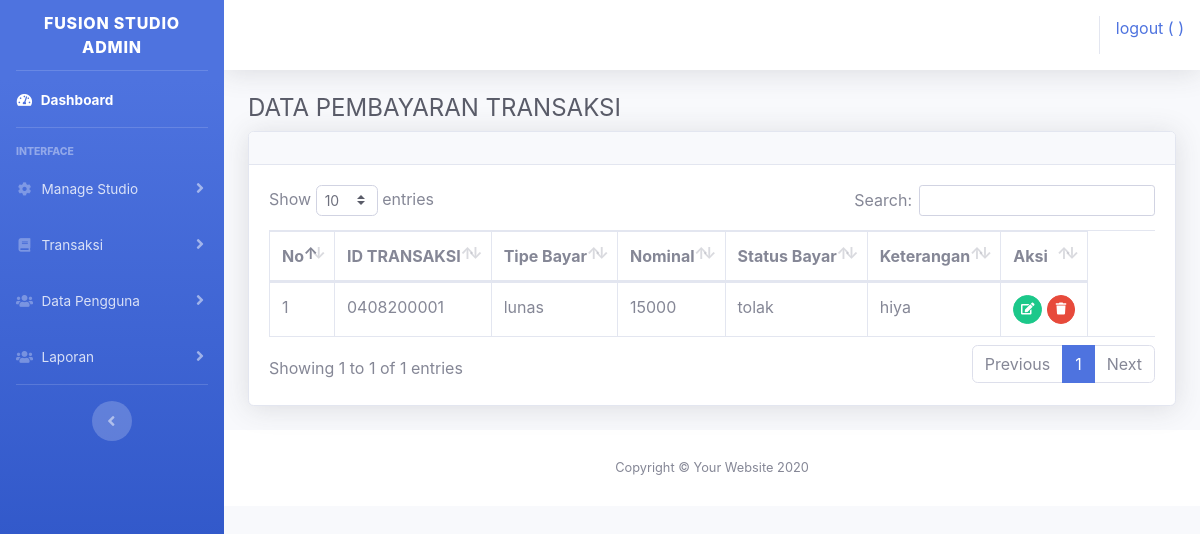
The page /index.php/admin/pembayaran on the database its author committed.
### tables this page shows
CREATE TABLE `bayar` (
  `id_bayar` int(11) NOT NULL AUTO_INCREMENT,
  `id_transaksi` varchar(15) DEFAULT '',
  `tipe_bayar` enum('dp','lunas') DEFAULT NULL,
  `nominal_bayar` int(11) DEFAULT NULL,
  `status_bayar` enum('tolak','terima','peninjauan') DEFAULT 'peninjauan',
  `bukti_bayar` varchar(100) DEFAULT '',
  `keterangan` varchar(100) DEFAULT '',
  `id_admin` int(10) DEFAULT NULL,
  PRIMARY KEY (`id_bayar`)
);

### application/controllers/admin/Pembayaran.php (called while the page is built, shortened)
<?php
class Pembayaran extends CI_Controller {
	function __construct(){
		$this->load->model('m_pembayaran');
        $this->load->helper('url');
	}
	public function index()
	{
		$data['pembayaran'] = $this->m_pembayaran->tampil_data()->result();
		$this->load->view('admin/pembayaran/v_pembayaran',$data);
	}
}

### index.php (called while the page is built, shortened)
<?php
require_once BASEPATH.'core/CodeIgniter.php';

### application/models/M_pembayaran.php (called while the page is built, shortened)
<?php
class M_pembayaran extends CI_Model{
	function tampil_data()
	{
		$this->db->select('*');
		return $this->db->get('bayar');
	}
}

### application/views/admin/pembayaran/v_pembayaran.php (the view, shortened to what this page needs)
<div class="container-fluid">
<h1 class="h4 mb-2 text-gray-800">DATA PEMBAYARAN TRANSAKSI </h1>
<div class="card shadow mb-4">
  <div class="card-header py-3">
  </div>
  <div class="card-body">
    <div >
      <table class="table table-bordered table-responsive" id="dataTable">
        <thead>
          <tr>
            <th>No</th>
            <th>ID TRANSAKSI</th>
            <th>Tipe Bayar</th>
            <th>Nominal</th>
            <th>Status Bayar</th>
            <th>Keterangan</th>
            <th>Aksi</th>
          </tr>
        </thead>
        <tbody>
        <?php
		$no = 1;
		foreach($pembayaran as $u){
		?>
          <tr>
            <td><?= $no++ ?></td>
            <td><?= $u->id_transaksi ?></td>
            <td><?= $u->tipe_bayar ?></td>
            <td><?= $u->nominal_bayar ?></td>
            <td><?= $u->status_bayar ?></td>
            <td><?= $u->keterangan ?></td>
            <td>
            <a href="<?= base_url('admin/pembayaran/edit/') ?><?= $u->id_bayar?>" class="btn btn-success btn-circle btn-sm">
                    <i class="fas fa-edit"></i>
                  </a>
              <a href="<?= base_url('admin/pembayaran/hapus/') ?><?= $u->id_bayar?>" class="btn btn-danger btn-circle btn-sm">
                    <i class="fas fa-trash"></i>
                  </a>
            </td>
          </tr>
          <?php } ?>
      </table>
    </div>
  </div>
</div>
</div>

### rows shown on the page
bayar: id_transaksi "0408200001", tipe_bayar "lunas", nominal_bayar "15000", status_bayar "tolak", keterangan "hiya"
